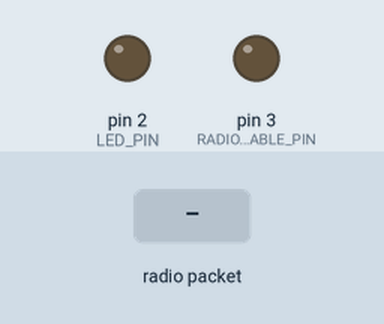
This sketch was run on a simulated Arduino Uno, built with avr-gcc and run on an emulated ATmega328P. Parts: output pins drawn as LEDs (lit = HIGH). The test bench sets the inputs (shaded band). No radio packets arrive unless stated.

Above: at 1.8 s.
1.9 s: radio packet "5" arrives
At 2.8 s:
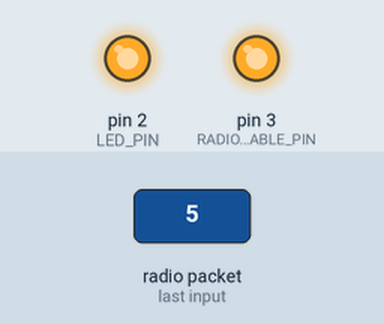
At 3.9 s:
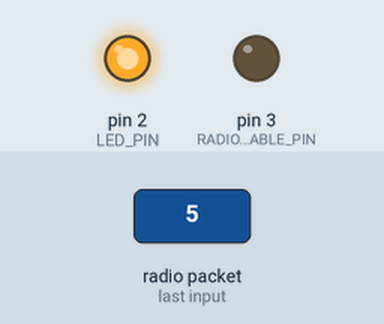
Timing chart, 0 to 5.4 s (numbered marks = the images above; inputs shaded):
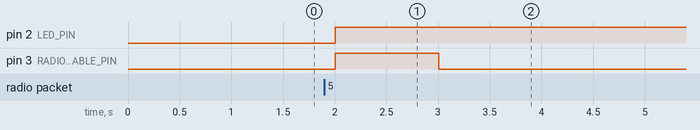

The sketch:

nrf24l01_receiver.ino
```cpp
#include <SPI.h>
#include <nRF24L01.h>
#include <RF24.h>

#define SOFT_SPI_MISO_PIN 12
#define SOFT_SPI_MOSI_PIN 11
#define SOFT_SPI_SCK_PIN 13

#define CE_PIN 7
#define CS_PIN 8

#define LED_PIN 2
#define RADIO_AVAILABLE_PIN 3

RF24 radio(CE_PIN, CS_PIN);


const byte address[6] = "00001";

void setup() {
  Serial.begin(9600);
  pinMode(LED_PIN, OUTPUT);
  pinMode(RADIO_AVAILABLE_PIN, OUTPUT);
  radio.begin();
  radio.openReadingPipe(0, address);
  radio.setPALevel(RF24_PA_MIN);
  radio.startListening();
}

void loop() {
  if(radio.available()) {
    digitalWrite(RADIO_AVAILABLE_PIN, HIGH);
    char command[32] = "";
    radio.read(&command, sizeof(command));
    int state = atoi(command);
    digitalWrite(LED_PIN, state);
  } else {
    digitalWrite(RADIO_AVAILABLE_PIN, LOW);
  }
  delay(1000);
}
```

Measured:
- after the input at 1.9 s, pin 2 (LED_PIN): LOW → HIGH after 0.11 s; pin 3 (RADIO_AVAILABLE_PIN): LOW → HIGH after 0.11 s, → LOW 1.0 s later
